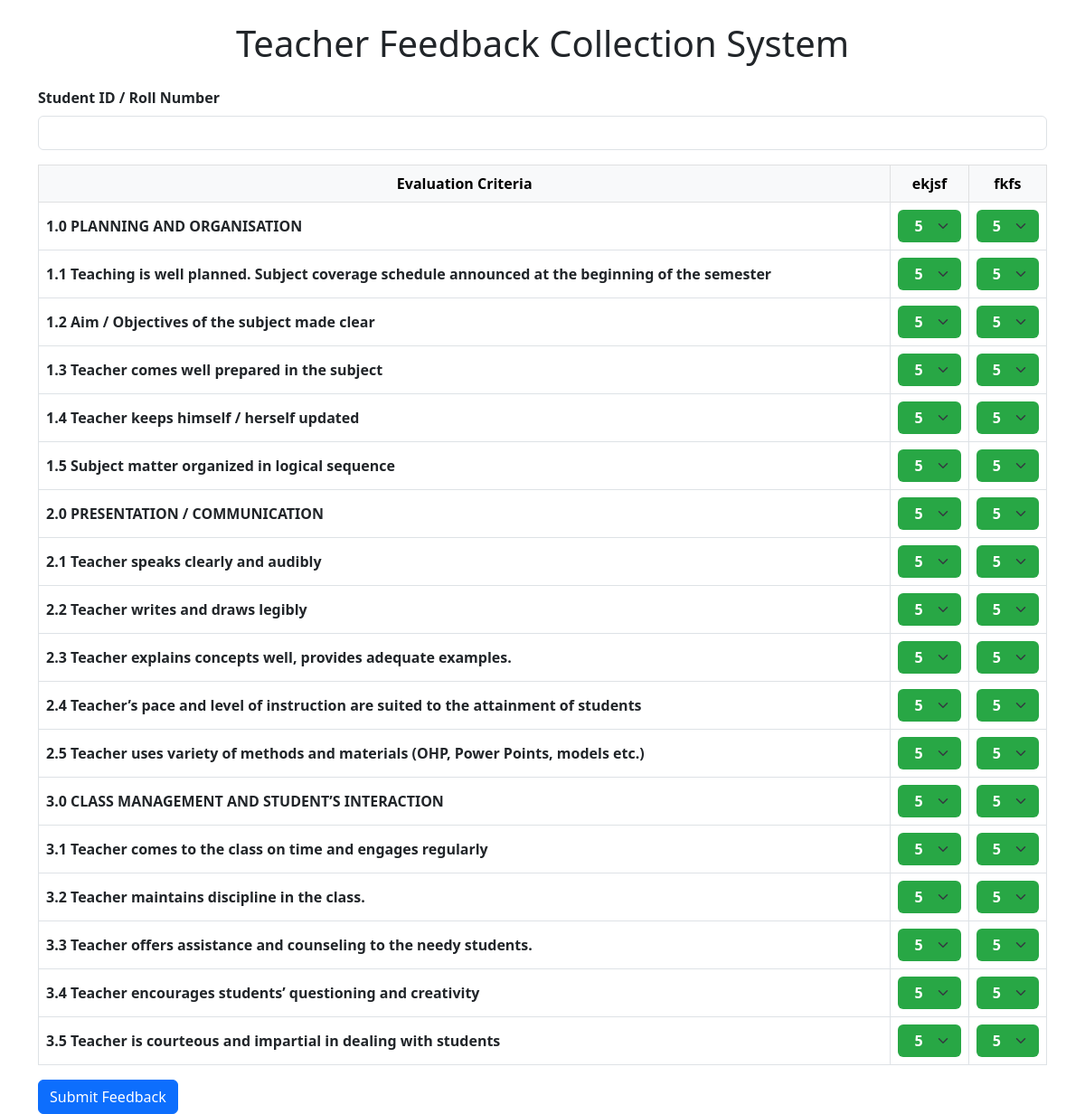
The app's page /feedback?user_id=3 with its own data.
### tables this page shows
CREATE TABLE subjects (
                    id INTEGER PRIMARY KEY AUTOINCREMENT,
                    name TEXT NOT NULL,
                    user_id INTEGER NOT NULL,
                    FOREIGN KEY (user_id) REFERENCES users (id)
                );

### app.py (the view, shortened to what this page needs)
@app.route('/feedback', methods=['GET', 'POST'])
def feedback():
    user_id = request.args.get('user_id')
    if not user_id:
        return "Invalid feedback link!"
    criteria_list = [
        "1.0 PLANNING AND ORGANISATION",
        "1.1 Teaching is well planned. Subject coverage schedule announced at the beginning of the semester",
        "1.2 Aim / Objectives of the subject made clear",
        "1.3 Teacher comes well prepared in the subject",
        "1.4 Teacher keeps himself / herself updated",
        "1.5 Subject matter organized in logical sequence",
        "2.0 PRESENTATION / COMMUNICATION",
        "2.1 Teacher speaks clearly and audibly",
        "2.2 Teacher writes and draws legibly",
        "2.3 Teacher explains concepts well, provides adequate examples.",
        "2.4 Teacher’s pace and level of instruction are suited to the attainment of students",
        "2.5 Teacher uses variety of methods and materials (OHP, Power Points, models etc.)",
        "3.0 CLASS MANAGEMENT AND STUDENT’S INTERACTION",
        "3.1 Teacher comes to the class on time and engages regularly",
        "3.2 Teacher maintains discipline in the class.",
        "3.3 Teacher offers assistance and counseling to the needy students.",
        "3.4 Teacher encourages students’ questioning and creativity",
        "3.5 Teacher is courteous and impartial in dealing with students"
    ]
    conn = sqlite3.connect('feedback.db')
    c = conn.cursor()
    c.execute("SELECT * FROM subjects WHERE user_id = ?", (user_id, ))
    subjects = c.fetchall()
    conn.close()
    return render_template('feedback.html',
                           subjects=subjects,
                           criteria=criteria_list)

### templates/feedback.html (shortened to what this page needs)
<!DOCTYPE html>
<html lang="en">
<head>
    <link rel="stylesheet" href="https://cdn.jsdelivr.net/npm/bootstrap@5.3.0/dist/css/bootstrap.min.css">
    <link rel="stylesheet" href="/static/style.css">
</head>
<body class="container mt-4">
<h1 class="text-center mb-4">Teacher Feedback Collection System</h1>
<form method="POST">
    <div class="mb-3">
        <label class="form-label fw-bold">Student ID / Roll Number</label>
        <input type="text" name="student_id" class="form-control" required>
    </div>
    <table class="table table-bordered text-center align-middle">
        <thead class="table-light">
            <tr>
                <th>Evaluation Criteria</th>
                {% for subj in subjects %}
                    <th>{{ subj[1] }}</th>
                {% endfor %}
            </tr>
        </thead>
        <tbody>
        {% for crit in criteria %}
            <tr>
                <td class="text-start fw-semibold">{{ crit }}</td>
                {% for subj in subjects %}
                    <td>
                        <select name="{{ subj[0] }}_{{ crit }}" class="form-select rating-select">
                            <option value="5" selected>5</option>
                        </select>
                    </td>
                {% endfor %}
            </tr>
        {% endfor %}
        </tbody>
    </table>
    <button type="submit" class="btn btn-primary">Submit Feedback</button>
</form>
</body>
</html>

### static/style.css (style rules this page uses)
.rating-select { background-color: #28a745 !important; color: white; font-weight: bold; border: none; text-align: center; }
.rating-select option { background-color: white; color: black; }

### records on screen
subjects: name "ekjsf", id "5"
subjects: name "fkfs", id "5"

### other values on screen
{{ crit }} "1.0 PLANNING AND ORGANISATION" "1.1 Teaching is well planned. Subject coverage schedule announced at the beginning of the semester" "1.2 Aim / Objectives of the subject made clear" "1.3 Teacher comes well prepared in the subject" "1.4 Teacher keeps himself / herself updated" "1.5 Subject matter organized in logical sequence" "2.0 PRESENTATION / COMMUNICATION" "2.1 Teacher speaks clearly and audibly" "2.2 Teacher writes and draws legibly" "2.3 Teacher explains concepts well, provides adequate examples." "2.4 Teacher’s pace and level of instruction are suited to the attainment of students" "2.5 Teacher uses variety of methods and materials (OHP, Power Points, models etc.)" "3.0 CLASS MANAGEMENT AND STUDENT’S INTERACTION" "3.1 Teacher comes to the class on time and engages regularly" "3.2 Teacher maintains discipline in the class." "3.3 Teacher offers assistance and counseling to the needy students." "3.4 Teacher encourages students’ questioning and creativity" "3.5 Teacher is courteous and impartial in dealing with students"
